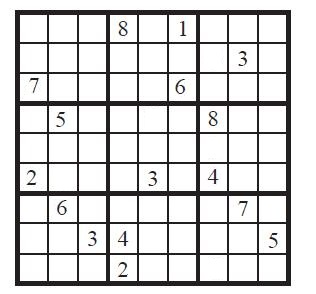
#> input picture sudoku.jpg, 316 x 294 px
$ python morfolojikoperasyonlar-DERS11.py
#> lines starting #> are read from the running program, lines starting #| are printed output that depends on the picture; after the words box and inside, x2 and y2 are one past the last pixel; in counts of white or black regions, pixels touching at a corner belong together
#http://omercetin.com.tr/DERS/IP/Sunumlar/h10.pdf?i=1
#Morfolojik işlemenin amacı öncelikle segmentasyon sırasında eklenen kusurları ortadan kaldırmaktır.
#plot.subplot
import cv2
import matplotlib.pyplot as plt
import numpy as np

img = cv2.imread("sudoku.jpg")
#> img is the input picture: shape (294, 316, 3); mean B, G, R 214, 213.8, 214.2
img=cv2.cvtColor(img, cv2.COLOR_BGR2GRAY)
#> img: shape (294, 316)
cv2.imshow("orijinal",img)
print(img.shape)
#| (294, 316)

# erozyon: nesnenin sınırlarını aşındırır, nesneleri küçültebilir
kernel = np.ones((5,5), dtype = np.uint8)
erode = cv2.erode(img, kernel, iterations = 1)
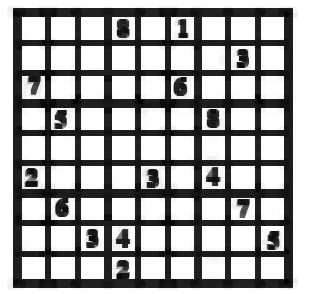
#> erode: shape (294, 316); min 1, max 255, mean 161.3
cv2.imshow("erozyon",erode)

# genişleme(dilation): erozyonun tam tersidir, nesneleri büyültebilir
dilate = cv2.dilate(img, kernel,1)
cv2.imshow("dilate",dilate)

# white noise : amacımız siyah-beyazlardan oluşan karıncalar elde etmek ve bunları açılma ile gidermek
whiteNoise = np.random.randint(0,2, size = img.shape[:2])
whiteNoise = whiteNoise*255
plt.figure(0), plt.imshow(whiteNoise, cmap = "gray"), plt.axis("off"), plt.title("whitenoise"),plt.show() #opencv de hata veriyor
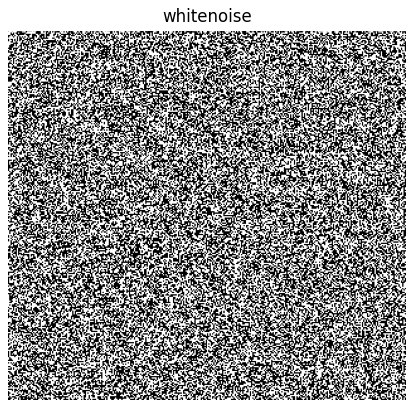
#> figure drawn by matplotlib, 1 panel

# [6 lines of commented-out code are left out]

white_noise_img= whiteNoise + img #gürültü ile orijnal resmi birleştirdik
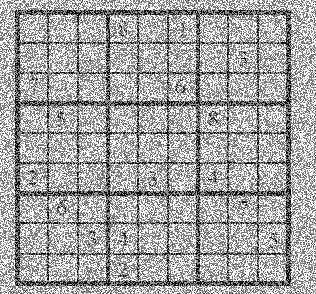
#> white_noise_img: shape (294, 316) int64; min 1, max 510, mean 341.6; drawn with min black and max white
plt.figure(1), plt.imshow(white_noise_img, cmap = "gray"), plt.axis("off"), plt.title("white_noise_img"),plt.show() #opencv de hata veriyor

#numpy daki verilerin tiplerini öğrenme metodu "dtype"
print(kernel.dtype)
print(erode.dtype)
#| uint8
print(dilate.dtype)
#| uint8
print(whiteNoise.dtype)
#| int64
print(white_noise_img.dtype)
#| int64

#açılma : erozyon ve genişlemenin peş peşe kullanılmasıdır
opening=cv2.morphologyEx(white_noise_img.astype(np.float32),cv2.MORPH_OPEN,kernel)
plt.figure(2), plt.imshow(opening, cmap = "gray"), plt.axis("off"), plt.title("opening"),plt.show() #opencv de resmi farklı gösteriyor

#black noise : bir gürültü elde ettik, kapanma filtresini nasıl çalıştığını görebilmek için
blackNoise = np.random.randint(0,2, size = img.shape[:2])
blackNoise = blackNoise*-255 #tek fark -255 ile çarpılır
plt.figure(0), plt.imshow(blackNoise, cmap = "gray"), plt.axis("off"), plt.title("blacknoise"),plt.show()
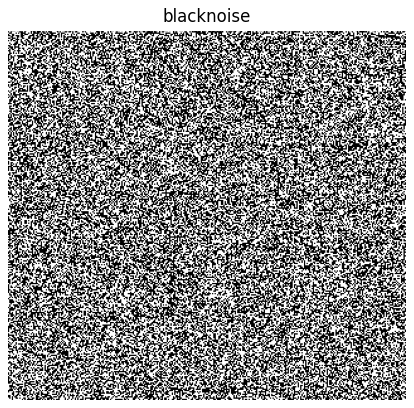
#> figure drawn by matplotlib, 1 panel

black_noise_img=blackNoise + img
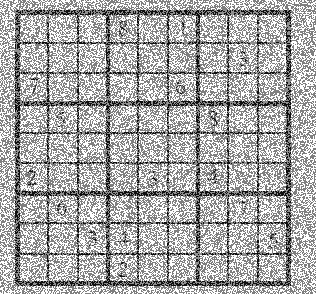
#> black_noise_img: shape (294, 316) int64; min -254, max 255, mean 86.3; drawn with min black and max white
black_noise_img[black_noise_img<=-245]=0 #bir filtre yöntemi,black_noise_img görüntüsünde bulunan değeri -245 den küçük olan pikselleri 0 yani siyah yapar.
#> black_noise_img: shape (294, 316) int64; 0.02% of pixels changed, all inside (x1, y1, x2, y2) = (15, 14, 287, 283)
plt.figure(), plt.imshow(black_noise_img, cmap = "gray"), plt.axis("off"), plt.title("black_noise_img"),plt.show()

#kapatma
closing=cv2.morphologyEx(black_noise_img.astype(np.float32),cv2.MORPH_CLOSE,kernel)
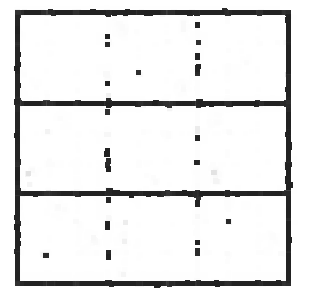
#> closing: shape (294, 316) float32; min 32, max 255, mean 232.6
plt.figure(), plt.imshow(closing, cmap = "gray"), plt.axis("off"), plt.title("closing"),plt.show()

#gradient :erozyon ile dilation arasındaki fark alınır. sebebi ise nesne tespitindeki sınırları görebilmek(edge detection)
gradient=cv2.morphologyEx(img,cv2.MORPH_GRADIENT,kernel)
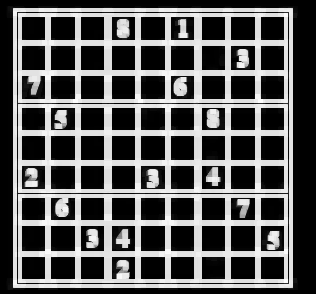
#> gradient: shape (294, 316); min 0, max 254, mean 89.9
cv2.imshow("Gradyan",gradient)

cv2.waitKey(0)
cv2.destroyAllWindows()
